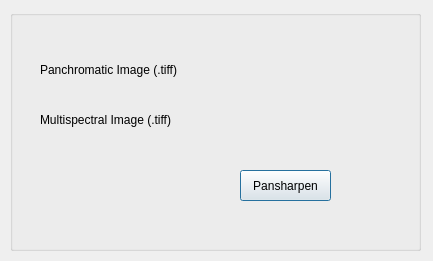
<?xml version="1.0" encoding="UTF-8"?>
<ui version="4.0">
 <author>Hernan Borges dos Santos</author>
 <class>Dialog</class>
 <widget class="QDialog" name="Dialog">
  <property name="geometry">
   <rect>
    <x>0</x>
    <y>0</y>
    <width>433</width>
    <height>261</height>
   </rect>
  </property>
  <property name="windowTitle">
   <string>Qgis Pansharpen Plugin</string>
  </property>
  <property name="windowIcon">
   <iconset>
    <normaloff>../../../../Users/Avimar/Downloads/icon_pansharpen_plugin.svg</normaloff>../../../../Users/Avimar/Downloads/icon_pansharpen_plugin.svg</iconset>
  </property>
  <widget class="QGroupBox" name="groupBox">
   <property name="geometry">
    <rect>
     <x>10</x>
     <y>10</y>
     <width>411</width>
     <height>241</height>
    </rect>
   </property>
   <property name="autoFillBackground">
    <bool>true</bool>
   </property>
   <property name="title">
    <string/>
   </property>
   <property name="alignment">
    <set>Qt::AlignLeading|Qt::AlignLeft|Qt::AlignTop</set>
   </property>
   <property name="flat">
    <bool>false</bool>
   </property>
   <property name="checkable">
    <bool>false</bool>
   </property>
   <widget class="QgsFileWidget" name="panImage">
    <property name="geometry">
     <rect>
      <x>210</x>
      <y>50</y>
      <width>171</width>
      <height>27</height>
     </rect>
    </property>
    <property name="accessibleName">
     <string/>
    </property>
    <property name="dialogTitle">
     <string>arquivo</string>
    </property>
   </widget>
   <widget class="QgsFileWidget" name="multImage">
    <property name="enabled">
     <bool>true</bool>
    </property>
    <property name="geometry">
     <rect>
      <x>210</x>
      <y>100</y>
      <width>171</width>
      <height>27</height>
     </rect>
    </property>
    <property name="contextMenuPolicy">
     <enum>Qt::DefaultContextMenu</enum>
    </property>
    <property name="layoutDirection">
     <enum>Qt::LeftToRight</enum>
    </property>
    <property name="fileWidgetButtonVisible">
     <bool>true</bool>
    </property>
    <property name="fullUrl">
     <bool>true</bool>
    </property>
    <property name="dialogTitle">
     <string>arquivo</string>
    </property>
    <property name="filter">
     <string/>
    </property>
    <property name="defaultRoot">
     <string/>
    </property>
   </widget>
   <widget class="QLabel" name="panImageLabel">
    <property name="geometry">
     <rect>
      <x>30</x>
      <y>50</y>
      <width>161</width>
      <height>20</height>
     </rect>
    </property>
    <property name="text">
     <string>Panchromatic Image (.tiff)</string>
    </property>
   </widget>
   <widget class="QLabel" name="multImageLabel">
    <property name="enabled">
     <bool>true</bool>
    </property>
    <property name="geometry">
     <rect>
      <x>30</x>
      <y>100</y>
      <width>161</width>
      <height>20</height>
     </rect>
    </property>
    <property name="acceptDrops">
     <bool>false</bool>
    </property>
    <property name="frameShape">
     <enum>QFrame::NoFrame</enum>
    </property>
    <property name="frameShadow">
     <enum>QFrame::Plain</enum>
    </property>
    <property name="lineWidth">
     <number>1</number>
    </property>
    <property name="text">
     <string>Multispectral Image (.tiff)</string>
    </property>
    <property name="wordWrap">
     <bool>false</bool>
    </property>
    <property name="margin">
     <number>1</number>
    </property>
    <property name="buddy">
     <cstring></cstring>
    </property>
   </widget>
   <widget class="QPushButton" name="btnPansharpen">
    <property name="geometry">
     <rect>
      <x>230</x>
      <y>160</y>
      <width>91</width>
      <height>31</height>
     </rect>
    </property>
    <property name="tabletTracking">
     <bool>false</bool>
    </property>
    <property name="text">
     <string>Pansharpen</string>
    </property>
   </widget>
  </widget>
 </widget>
 <customwidgets>
  <customwidget>
   <class>QgsFileWidget</class>
   <extends>QWidget</extends>
   <header>qgsfilewidget.h</header>
  </customwidget>
 </customwidgets>
 <tabstops>
  <tabstop>btnPansharpen</tabstop>
 </tabstops>
 <resources/>
 <connections/>
</ui>
